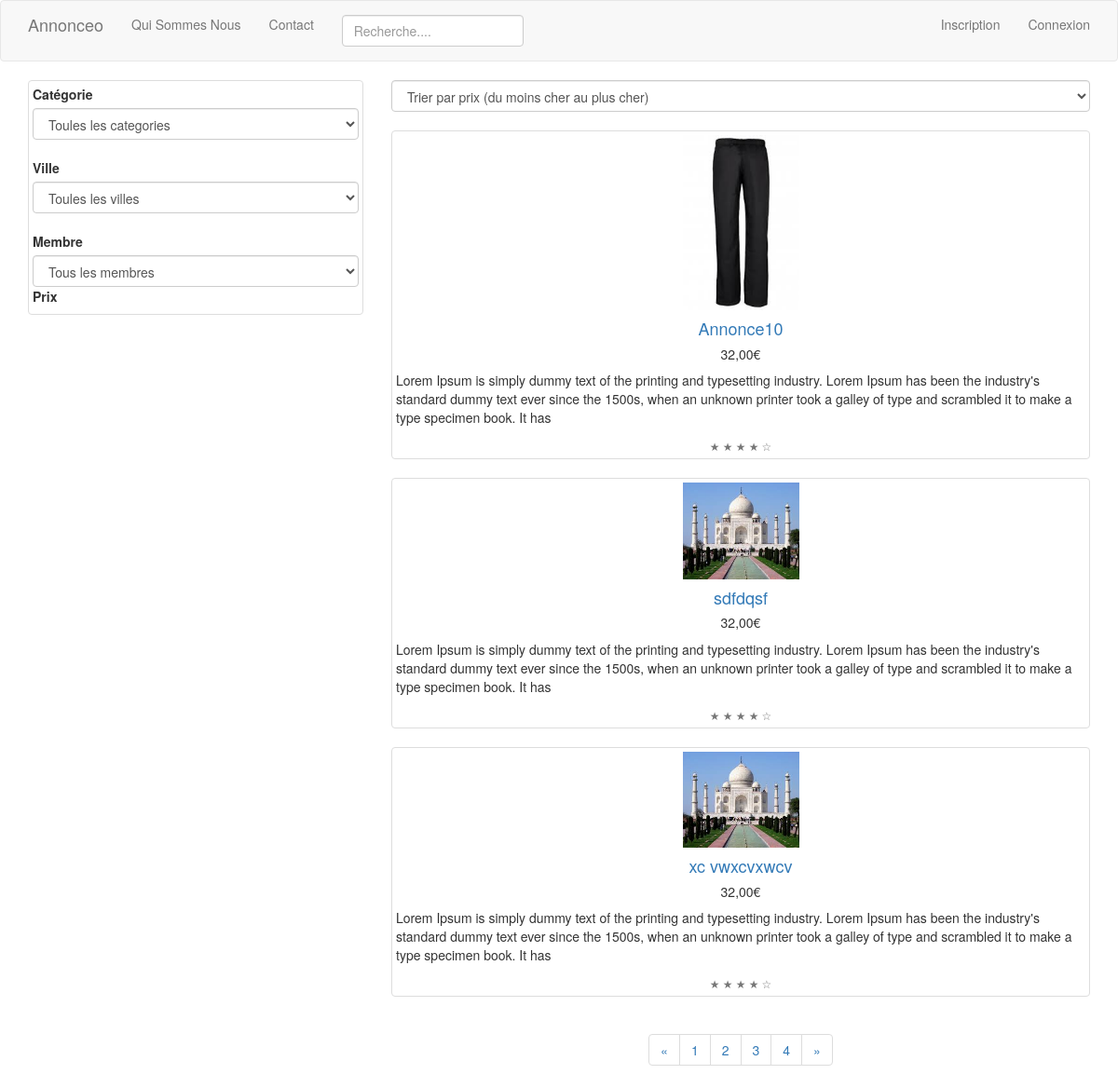
Screenshot of /index0.php?page=2 with the database file from the repository.
### tables this page shows
CREATE TABLE `annonce` (
  `id_annonce` int(3) NOT NULL,
  `titre` varchar(255) NOT NULL,
  `description_courte` varchar(255) NOT NULL,
  `description_longue` text NOT NULL,
  `prix` float NOT NULL,
  `photo` varchar(255) DEFAULT NULL,
  `pays` varchar(45) DEFAULT NULL,
  `ville` varchar(45) DEFAULT NULL,
  `adresse` varchar(255) DEFAULT NULL,
  `cp` int(5) DEFAULT NULL,
  `date_enregistrement` datetime DEFAULT NULL,
  `membre_id` int(3) DEFAULT NULL,
  `photo_id` int(3) DEFAULT NULL,
  `categorie_id` int(3) DEFAULT NULL
);

### index0.php (the view, shortened to what this page needs)
<?php
include 'include/init.php';
$nbProduitsParPage = 3;
$query = 'SELECT COUNT(*) FROM annonce ORDER BY date_enregistrement desc';
$stmt = $pdo->query($query);
$nbAnnonces = $stmt->fetchColumn();
$nbPages = ceil($nbAnnonces / $nbProduitsParPage);
$page = isset($_GET['page']) ? $_GET['page'] : 1;
$limit = $nbProduitsParPage;
$offset = ($page - 1) * $nbProduitsParPage;
 $query = 'SELECT * FROM annonce ORDER BY date_enregistrement desc'
	. ' LIMIT ' . $limit
	. ' OFFSET ' . $offset
	;
$stmt = $pdo->query($query);
$annonces = $stmt->fetchAll();
include 'layout/top.php';
?>
<div class="row">
  <div class="col-sm-6 col-md-4">
    <div class="thumbnail">
				<label for="categorie">Catégorie</label>
							<select class="form-control" name="categorieAjax" id="categorieAjax">
								<option>Toules les categories</option>
							</select>
							<br>
				<label for="categorie">Ville</label>
									<select class="form-control" name="ville">
										<option>Toules les villes</option>
									</select>
							<br>
				<label for="categorie">Membre</label>
							<select class="form-control" name="membre">
								<option>Tous les membres</option>
							</select>
				<label for="categorie">Prix</label>
    </div>
  </div>
	<div class="col-md-8 mb-4">
			<select class="form-control" name="trier">
				<option>Trier par prix (du moins cher au plus cher)</option>
			</select>
			<br>
		<?php
		foreach ($annonces as $annonce) :
		?>
		<div class="card h-100 thumbnail" id="display">
			<a href="page_description.php?id_annonce=<?= $annonce['id_annonce'];?>">
			<?php
			if (!empty($annonce['photo'])) :
			?>
			<img src="<?= PHOTO_WEB . $annonce['photo']; ?>" width="125px" height="125px" >
			<?php
			else :
				echo '-';
			endif;
			?>
		</a>
		<div class="card-block">
				<h4 class="card-title text-center"><a href="#"><?= nl2br($annonce['titre']); ?></a></h4>
				<h5 class="text-center"><?= number_format($annonce['prix'], 2, ',', ' ') . '€'; ?></h5>
				<p class="card-text"><?= nl2br($annonce['description_courte']); ?></p>
		</div>
		<div class="card-footer text-center">
				<small class="text-muted">&#9733; &#9733; &#9733; &#9733; &#9734;</small>
		</div>
		</div>
			<?php
				endforeach;
				?>
	<nav class="text-center" aria-label="Page navigation">
		<ul class="pagination">
			<li>
				<a href="?page=1" aria-label="Previous">
					<span aria-hidden="true">&laquo;</span>
				</a>
			</li>
		<?php
		for ($i = 1; $i <= $nbPages; $i++) :
		?>
			<li><a href="?page=<?= $i; ?>"><?= $i; ?></a></li>
		<?php
		endfor;
		?>
			<li>
				<a href="?page=<?= $nbPages; ?>" aria-label="Next">
					<span aria-hidden="true">&raquo;</span>
				</a>
			</li>
		</ul>
	</nav>
</div>
</div>
<?php
include 'layout/bottom.php';
?>

### rows the page displays
annonce: photo (picture), titre "Annonce10", prix "32,00", description_courte "Lorem Ipsum is simply dummy text of the printing and typesetting industry. Lorem Ipsum has been the industry's standard dummy text ever since the 1500s, when an unknown printer took a galley of type and scrambled it to make a type specimen book. It has"
annonce: photo (picture), titre "sdfdqsf", prix "32,00", description_courte "Lorem Ipsum is simply dummy text of the printing and typesetting industry. Lorem Ipsum has been the industry's standard dummy text ever since the 1500s, when an unknown printer took a galley of type and scrambled it to make a type specimen book. It has"
annonce: photo (picture), titre "xc vwxcvxwcv", prix "32,00", description_courte "Lorem Ipsum is simply dummy text of the printing and typesetting industry. Lorem Ipsum has been the industry's standard dummy text ever since the 1500s, when an unknown printer took a galley of type and scrambled it to make a type specimen book. It has"
